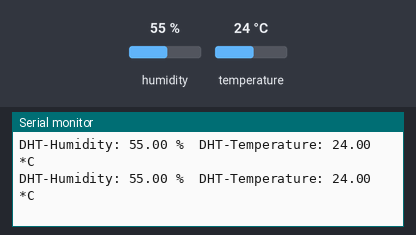
This sketch was run on a simulated Arduino Uno, built with avr-gcc and run on an emulated ATmega328P. On the bench: the last lines printed to the serial monitor. Inputs (shaded band) come from the test bench; at power-on: humidity 55 %, temperature 24 °C.

Above: at 2.8 s.
2.9 s: humidity set to 22 %
At 5.5 s:
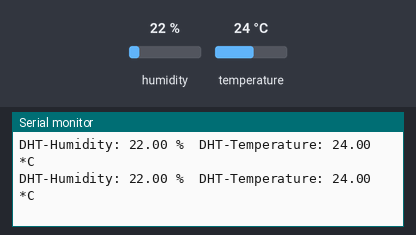
5.6 s: temperature set to 12 °C
At 7.5 s:
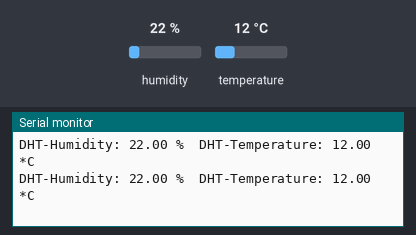
8.3 s: humidity set to 40 %
At 9.9 s:
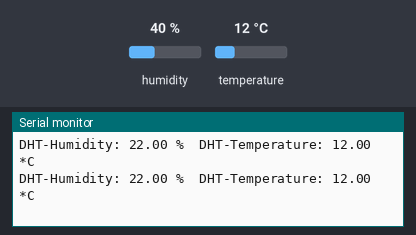
Timing chart, 0 to 11.4 s (numbered marks = the images above; inputs shaded):
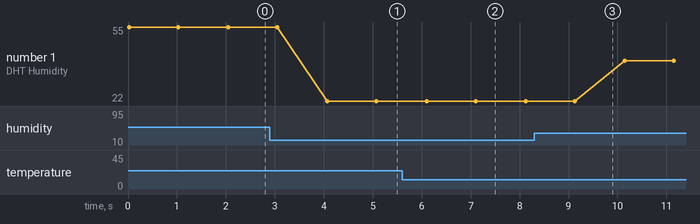

Measured:
- after the input at 2.9 s, the serial monitor: prints a new line after 1.2 s (image 1)
- after the input at 5.6 s, the serial monitor: prints a new line after 0.50 s (image 2)
- plotted number 1: 55 → 22 after the input at 2.9 s, 22 → 40 after the input at 8.3 s

The sketch:

getDHT.ino
```cpp
// DHT
#include "DHT.h"
#define DHTPIN 2
#define DHTTYPE DHT11
DHT dht(DHTPIN, DHTTYPE);

void setup() {
  // put your setup code here, to run once:
  Serial.begin(9600);
  dht.begin();
}

void loop() {
  // put your main code here, to run repeatedly:
  float h = dht.readHumidity();
  float t = dht.readTemperature();

  Serial.print("DHT-Humidity: ");
  Serial.print(h);
  Serial.print(" %\t");
  Serial.print("DHT-Temperature: ");
  Serial.print(t);
  Serial.println(" *C\t");

  delay(1000); //每秒回傳一次資料
}
```
